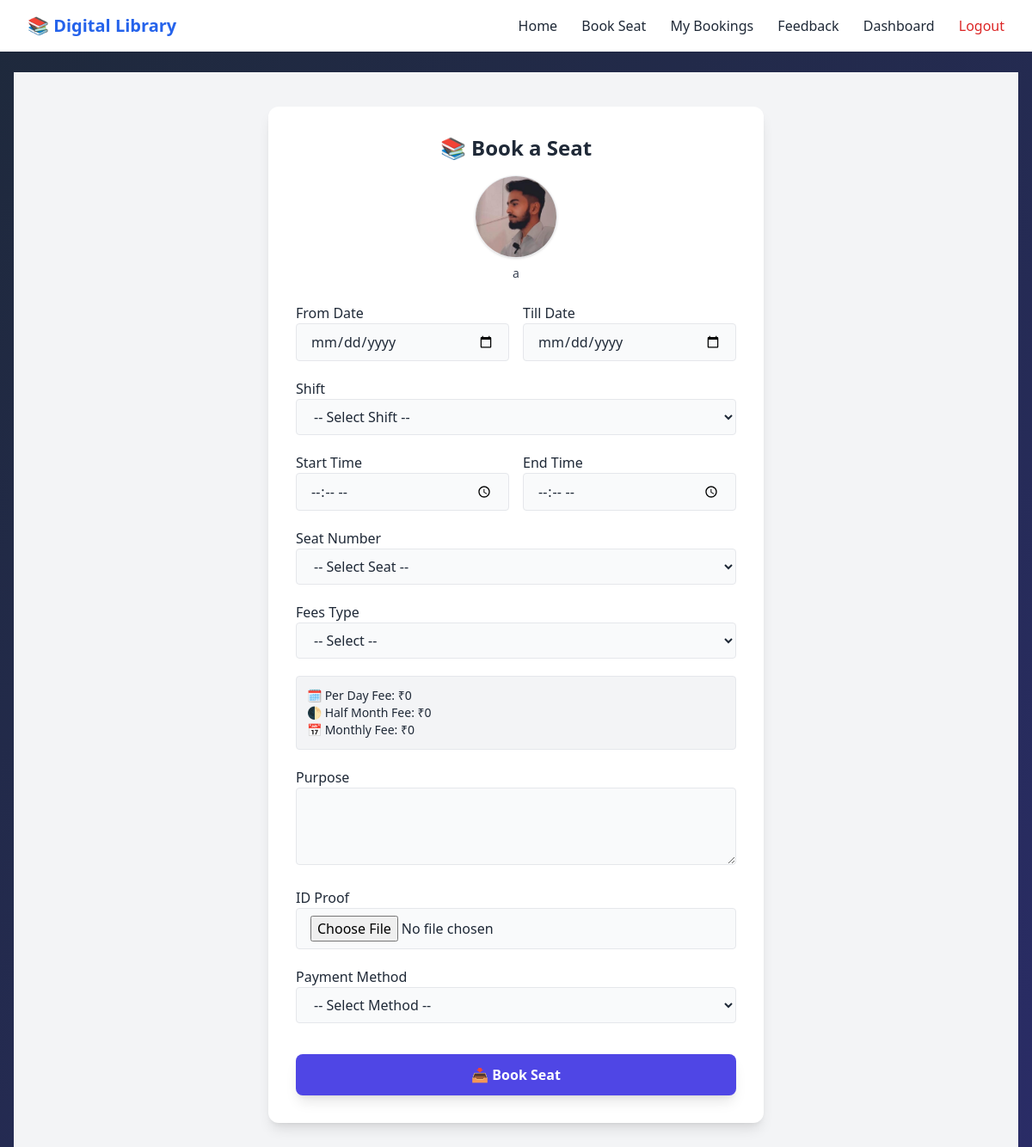
/student/book-seat.php (signed in), run on the app's committed database.
### tables this page shows
CREATE TABLE `table_students` (
  `id` int(11) NOT NULL,
  `name` varchar(100) NOT NULL,
  `email` varchar(100) NOT NULL,
  `phone` varchar(20) DEFAULT NULL,
  `password` varchar(255) DEFAULT NULL,
  `profile_photo` varchar(255) DEFAULT NULL,
  `created_at` timestamp NOT NULL DEFAULT current_timestamp()
);

### student/book-seat.php (the view, shortened to what this page needs)
<?php
require_once '../includes/auth.php';
include '../includes/header.php';
$defaultFeeQuery = "SELECT daily_fee, half_month_fee, monthly_fee FROM table_seats WHERE is_active = 1 LIMIT 1";
$defaultResult = $conn->query($defaultFeeQuery);
$fee_data = $defaultResult->fetch_assoc() ?? ['daily_fee' => 0, 'half_month_fee' => 0, 'monthly_fee' => 0];
$studentData = ['name' => '', 'profile_photo' => 'default.png'];
if (isset($_SESSION['student_id'])) {
  $student_id = $_SESSION['student_id'];
  $stmt = $conn->prepare("SELECT name, profile_photo FROM table_students WHERE id = ?");
  $stmt->bind_param("i", $student_id);
  $stmt->execute();
  $result = $stmt->get_result();
  $studentData = $result->fetch_assoc() ?? ['name' => '', 'profile_photo' => 'default.png'];
}
?>
<div class="min-h-screen bg-gray-100 py-10 px-4">
  <div class="max-w-xl mx-auto bg-white p-8 rounded-xl shadow-lg">
    <h2 class="text-2xl font-bold mb-4 text-center">📚 Book a Seat</h2>
    <div class="text-center mb-6">
      <img src="/digital-library-portal/uploads/profiles/<?= htmlspecialchars($studentData['profile_photo']) ?>" class="w-24 h-24 rounded-full mx-auto shadow border object-cover" />
      <p class="text-sm text-gray-700 mt-2 font-medium"><?= htmlspecialchars($studentData['name']) ?></p>
    </div>
    <form method="POST" enctype="multipart/form-data" class="space-y-5">
      <div class="grid grid-cols-2 gap-4">
        <div>
          <label>From Date</label>
          <input type="date" name="date" class="w-full px-4 py-2 border rounded bg-gray-50" required />
        </div>
        <div>
          <label>Till Date</label>
          <input type="date" name="till_date" class="w-full px-4 py-2 border rounded bg-gray-50" required />
        </div>
      </div>
      <div>
        <label>Shift</label>
        <select name="shift" class="w-full px-4 py-2 border rounded bg-gray-50" required>
          <option value="">-- Select Shift --</option>
        </select>
      </div>
      <div class="grid grid-cols-2 gap-4">
        <div>
          <label>Start Time</label>
          <input type="time" name="start_time" class="w-full px-4 py-2 border rounded bg-gray-50" required />
        </div>
        <div>
          <label>End Time</label>
          <input type="time" name="end_time" class="w-full px-4 py-2 border rounded bg-gray-50" required />
        </div>
      </div>
      <div>
        <label>Seat Number</label>
        <select name="seat_id" class="w-full px-4 py-2 border rounded bg-gray-50" required>
          <option value="">-- Select Seat --</option>
        </select>
      </div>
      <div>
        <label>Fees Type</label>
        <select name="fees_type" class="w-full px-4 py-2 border rounded bg-gray-50" required>
          <option value="">-- Select --</option>
        </select>
      </div>
      <div class="bg-gray-100 p-3 rounded border text-sm">
        <p>🗓 Per Day Fee: ₹<?= number_format($fee_data['daily_fee']) ?></p>
        <p>🌓 Half Month Fee: ₹<?= number_format($fee_data['half_month_fee']) ?></p>
        <p>📅 Monthly Fee: ₹<?= number_format($fee_data['monthly_fee']) ?></p>
      </div>
      <div>
        <label>Purpose</label>
        <textarea name="purpose" class="w-full px-4 py-2 border rounded bg-gray-50" rows="3" required></textarea>
      </div>
      <div>
        <label>ID Proof</label>
        <input type="file" name="id_proof" accept=".pdf,.jpg,.jpeg,.png" class="w-full px-4 py-2 border rounded bg-gray-50" required />
      </div>
      <div>
  <label>Payment Method</label>
  <select name="payment_method" class="w-full px-4 py-2 border rounded bg-gray-50" required>
    <option value="">-- Select Method --</option>
  </select>
</div>
      <div class="pt-4">
        <button type="submit" class="w-full py-3 rounded-lg bg-indigo-600 hover:bg-indigo-700 text-white font-semibold shadow-lg">
          📥 Book Seat
        </button>
      </div>
    </form>
  </div>
</div>

### data on the page
table_students: profile_photo (picture), name "a"

### other printed values
$fee_data['daily_fee'] "0"
$fee_data['half_month_fee'] "0"
$fee_data['monthly_fee'] "0"
